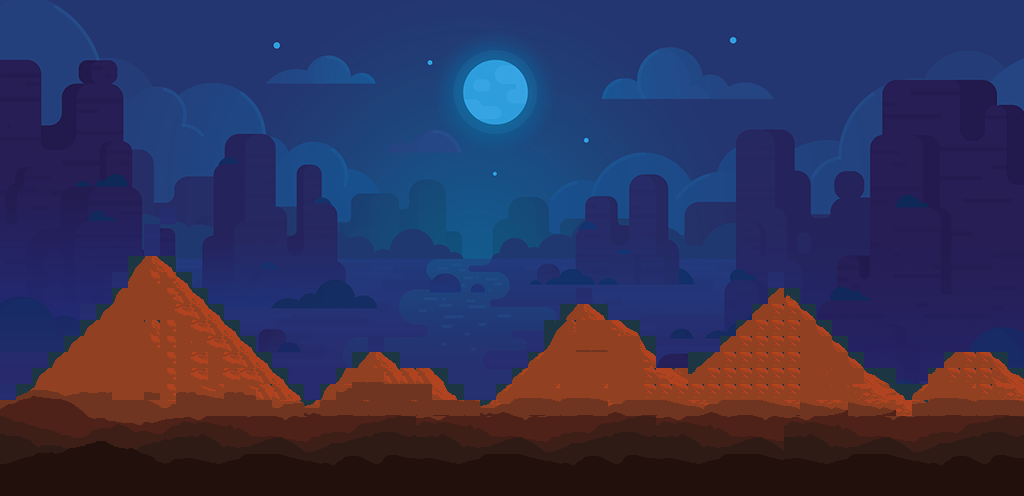

Rendered tile map (Tiled .tmx) drawn with the repository's tilesets; below, a short description and the map source with its tile grids summarised:
An orthogonal 64x31 tile map with 16x16 px tiles, 1 tile layer (Tile Layer 1), 2 tilesets and 1 object.

<map version="1.9" tiledversion="1.9.2" orientation="orthogonal" renderorder="right-down" width="64" height="31" tilewidth="16" tileheight="16" infinite="0" nextlayerid="7" nextobjectid="2">
 <tileset firstgid="1" source="scene1.tsx" />
 <tileset firstgid="3151" source="finalNight.tsx" />
 <layer id="1" name="Tile Layer 1" width="64" height="31">
  <data>[1984 cells, 1984 non-empty, 1563 distinct tile ids]</data>
 </layer>
 <objectgroup id="3" name="Object Layer 1">
  <object id="1" x="0" y="399.996">
   <polyline points="0,0 14.5785,0 30.0681,-14.5785 34.6238,-23.69 45.5577,-34.6238 53.7581,-46.4688 62.8696,-51.9358 71.07,-61.9584 82.0038,-71.9811 95.6711,-83.8261 105.694,-98.4046 118.45,-115.717 123.006,-115.717 142.14,-145.785 156.718,-147.607 187.698,-119.361 206.832,-102.049 223.233,-83.8261 231.433,-75.6258 250.567,-54.6692 278.813,-26.4235 291.569,-14.5785 304.325,-5.46692 304.325,-0.911154 312.526,-1.82231 325.282,-17.3119 333.482,-19.1342 342.594,-33.7127 352.616,-37.3573 366.284,-48.2911 365.373,-53.7581 382.685,-52.8469 393.618,-40.0908 399.085,-37.3573 427.331,-35.535 434.62,-35.535 448.288,-16.4008 448.288,-13.6673 459.221,-4.55577 477.444,-3.64461 488.378,-4.55577 487.467,-1.82231 504.779,-18.2231 506.601,-24.6011 517.535,-33.7127 522.091,-33.7127 525.736,-40.0908 543.048,-52.8469 548.514,-61.0473 555.804,-79.2704 570.382,-95.6711 579.494,-101.138 594.983,-100.227 606.828,-87.4707 621.407,-84.7373 631.429,-76.5369 642.363,-70.1588 645.097,-61.0473 656.031,-47.38 662.409,-38.2685 659.675,-35.535 681.543,-36.4461 685.188,-32.8015 692.477,-31.8904 697.033,-35.535 710.7,-51.9358 712.522,-52.8469 722.545,-62.8696 727.101,-69.2477 747.146,-84.7373 758.991,-97.4934 779.948,-120.272 786.326,-112.072 804.549,-94.76 817.305,-81.0927 835.528,-68.3365 839.172,-61.9584 853.751,-49.2023 861.951,-41.9131 871.974,-32.8015 876.53,-24.6011 895.664,-15.4896 897.486,-11.845 905.687,-5.46692 909.331,-4.55577 915.709,-13.6673 923.91,-21.8677 922.999,-28.2458 932.11,-33.7127 938.488,-33.7127 945.777,-49.2023 953.067,-53.7581 951.244,-52.8469 967.645,-51.9358 988.602,-51.9358 995.891,-47.38 1005.91,-38.2685 1013.2,-31.8904 1016.85,-27.3346 1021.4,-27.3346" />
  </object>
 </objectgroup>
</map>
